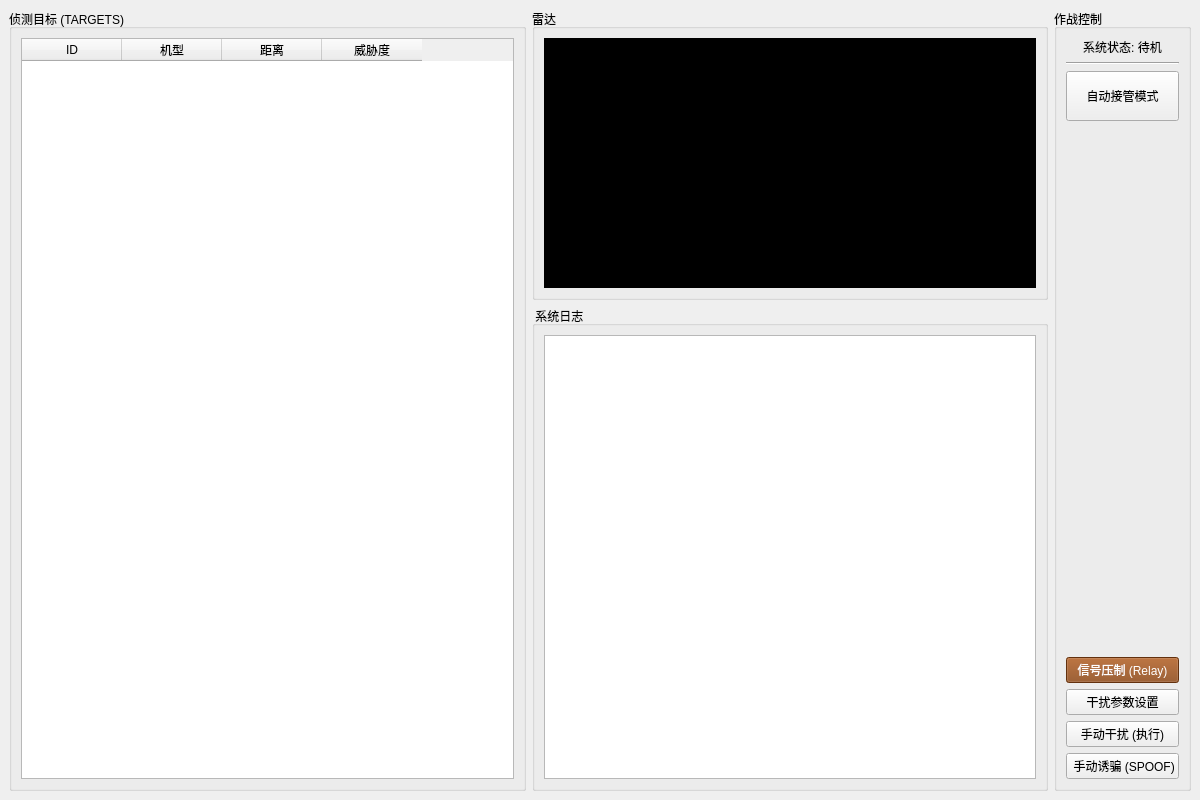
<?xml version="1.0" encoding="UTF-8"?>
<ui version="4.0">
 <class>MainWindow</class>
 <widget class="QMainWindow" name="MainWindow">
  <property name="geometry">
   <rect>
    <x>0</x>
    <y>0</y>
    <width>1200</width>
    <height>800</height>
   </rect>
  </property>
  <property name="windowTitle">
   <string>江苏海创系统</string>
  </property>
  <widget class="QWidget" name="centralwidget">
   <layout class="QGridLayout" name="gridLayout_Main">
    <item row="0" column="0" rowspan="2">
     <widget class="QGroupBox" name="groupBox_Targets">
      <property name="title">
       <string>侦测目标 (TARGETS)</string>
      </property>
      <layout class="QVBoxLayout" name="verticalLayout">
       <item>
        <widget class="QTableWidget" name="tblTargets">
         <property name="columnCount">
          <number>4</number>
         </property>
         <column>
          <property name="text">
           <string>ID</string>
          </property>
         </column>
         <column>
          <property name="text">
           <string>机型</string>
          </property>
         </column>
         <column>
          <property name="text">
           <string>距离</string>
          </property>
         </column>
         <column>
          <property name="text">
           <string>威胁度</string>
          </property>
         </column>
        </widget>
       </item>
      </layout>
     </widget>
    </item>
    <item row="0" column="1">
     <widget class="QGroupBox" name="groupBox_Radar">
      <property name="title">
       <string>雷达</string>
      </property>
      <layout class="QVBoxLayout" name="verticalLayout_2">
       <item>
        <widget class="QWidget" name="widgetRadar" native="true">
         <property name="minimumSize">
          <size>
           <width>250</width>
           <height>250</height>
          </size>
         </property>
         <property name="styleSheet">
          <string notr="true">background-color: #000000;</string>
         </property>
        </widget>
       </item>
      </layout>
     </widget>
    </item>
    <item row="0" column="2" rowspan="2">
     <widget class="QGroupBox" name="groupBox_Control">
      <property name="maximumSize">
       <size>
        <width>320</width>
        <height>16777215</height>
       </size>
      </property>
      <property name="title">
       <string>作战控制</string>
      </property>
      <layout class="QVBoxLayout" name="verticalLayout_3">
       <item>
        <widget class="QLabel" name="label_SystemStatus">
         <property name="text">
          <string>系统状态: 待机</string>
         </property>
         <property name="alignment">
          <set>Qt::AlignCenter</set>
         </property>
        </widget>
       </item>
       <item>
        <widget class="Line" name="line">
         <property name="orientation">
          <enum>Qt::Horizontal</enum>
         </property>
        </widget>
       </item>
       <item>
        <widget class="QPushButton" name="btnAutoMode">
         <property name="minimumSize">
          <size>
           <width>0</width>
           <height>50</height>
          </size>
         </property>
         <property name="text">
          <string>自动接管模式</string>
         </property>
         <property name="checkable">
          <bool>true</bool>
         </property>
        </widget>
       </item>
       <item>
        <spacer name="verticalSpacer">
         <property name="orientation">
          <enum>Qt::Vertical</enum>
         </property>
         <property name="sizeHint" stdset="0">
          <size>
           <width>20</width>
           <height>40</height>
          </size>
         </property>
        </spacer>
       </item>

       <item>
        <widget class="QPushButton" name="btnRelayControl">
         <property name="text">
          <string>信号压制 (Relay)</string>
         </property>
         <property name="styleSheet">
          <string>background-color: #8B4513; color: white;</string>
         </property>
        </widget>
       </item>
       
       <item>
        <widget class="QPushButton" name="btnJammerConfig">
         <property name="text">
          <string>干扰参数设置</string>
         </property>
        </widget>
       </item>
       
       <item>
        <widget class="QPushButton" name="btnJammer">
         <property name="text">
          <string> 手动干扰 (执行) </string>
         </property>
         <property name="checkable">
          <bool>true</bool>
         </property>
        </widget>
       </item>
       <item>
        <widget class="QPushButton" name="btnSpoof">
         <property name="text">
          <string> 手动诱骗 (SPOOF)</string>
         </property>
         <property name="checkable">
          <bool>true</bool>
         </property>
        </widget>
       </item>
      </layout>
     </widget>
    </item>
    <item row="1" column="1">
     <widget class="QGroupBox" name="groupBox_Log">
      <property name="title">
       <string> 系统日志 </string>
      </property>
      <layout class="QVBoxLayout" name="verticalLayout_4">
       <item>
        <widget class="QTextBrowser" name="textLog"/>
       </item>
      </layout>
     </widget>
    </item>
   </layout>
  </widget>
 </widget>
 <resources/>
 <connections/>
</ui>
